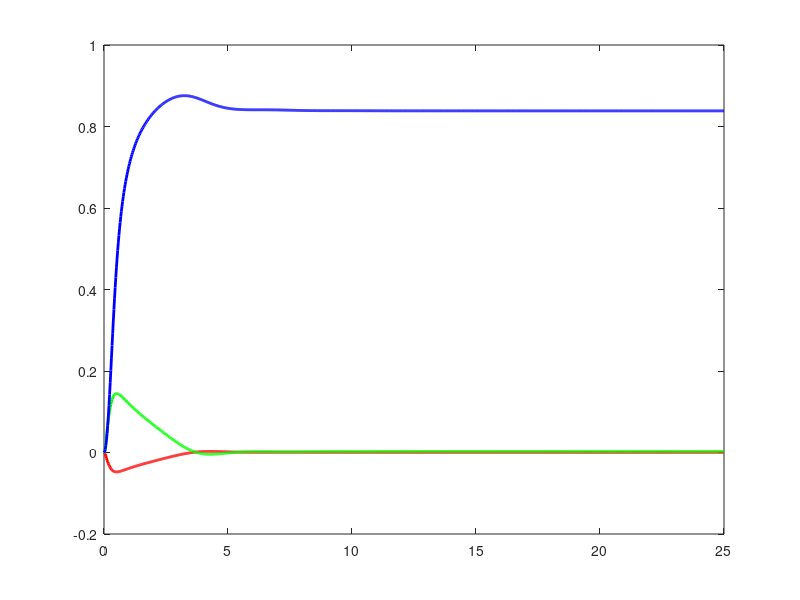

MATLAB code for this plot: (Note: this script raises an error after producing the figure.)
clc;
clear;
%Tempo:
t = linspace(0,25,1000);


%Parâmetros reais:
Km_real = 0.838;
La_real = 0.0036;
b_real = 0.268;
Ra_real = 1.36;
J_real = 0.001;


%Cálculo dos K:
K1_real = Km_real/(J_real*La_real);
K2_real = (J_real*Ra_real+b_real*La_real)/(J_real*La_real);
K3_real = (Km_real^2)/(J_real*La_real);


%Entrada: 

Va = sin(pi/3*t);


%Função transferência:

ft = tf(K1_real,[1 K2_real K3_real]);

%Saída:
w = lsim(ft, Va, t);

%Derivadas:

dw = gradient(w,t(2)-t(1));
ddw = gradient(dw, t(2)-t(1));

phi = [w dw ddw];

theta = zeros(3,1); % [1/K1; K2/K1; K3/K1]
theta_hist = zeros(3,length(t));
e_hist = zeros(length(t),1);

%Fator de esquecimento:

beta = 0.1;

ms2 = 2.95;


%Matriz de Covariância:

P = [80, 0, 0, 
    0, 10, 0, 
    0, 0, 10];
P_hist = zeros(3,3,length(t));

dT = 25/length(t);


for i=1:length(t)

    e = Va(i)-phi(i,:)*theta;
    dP = beta*P-P*(phi(i,:)'*phi(i,:)/ms2)*P;
    P = P+dP*dT;
    dtheta = P*e*phi(i,:)';
    theta = theta + dtheta*dT;

    e_hist(i) = e;
    theta_hist(:,i) = theta;
    P_hist(:,:,i) = P;

end

figure;
plot(t, theta_hist(3,:), 'r', 'DisplayName','1/K1 estimado',"LineWidth", 2); hold on;
plot(t, theta_hist(2,:), 'g', 'DisplayName','K2/K1 estimado',"LineWidth", 2);
plot(t, theta_hist(1,:), 'b', 'DisplayName','K3/K1 estimado',"LineWidth", 2);
yline(1/K1_real, '--r', 'DisplayName', '1/K1 real',"LineWidth", 2);
yline(K2_real/K1_real, '--g', 'DisplayName', 'K2/K1 real',"LineWidth", 2);
yline(K3_real/K1_real, '--b', 'DisplayName', 'K3/K1 real',"LineWidth", 2);

legend;
title('Estimativa dos parâmetros (RLS contínuo)');
xlabel('Tempo [s]');
ylabel('Valor estimado');
grid on;

figure;
plot(t, e_hist);
title('Erro de predição');
xlim([0, 24]);
xlabel('Tempo [s]');
ylabel('Erro');
grid on;

